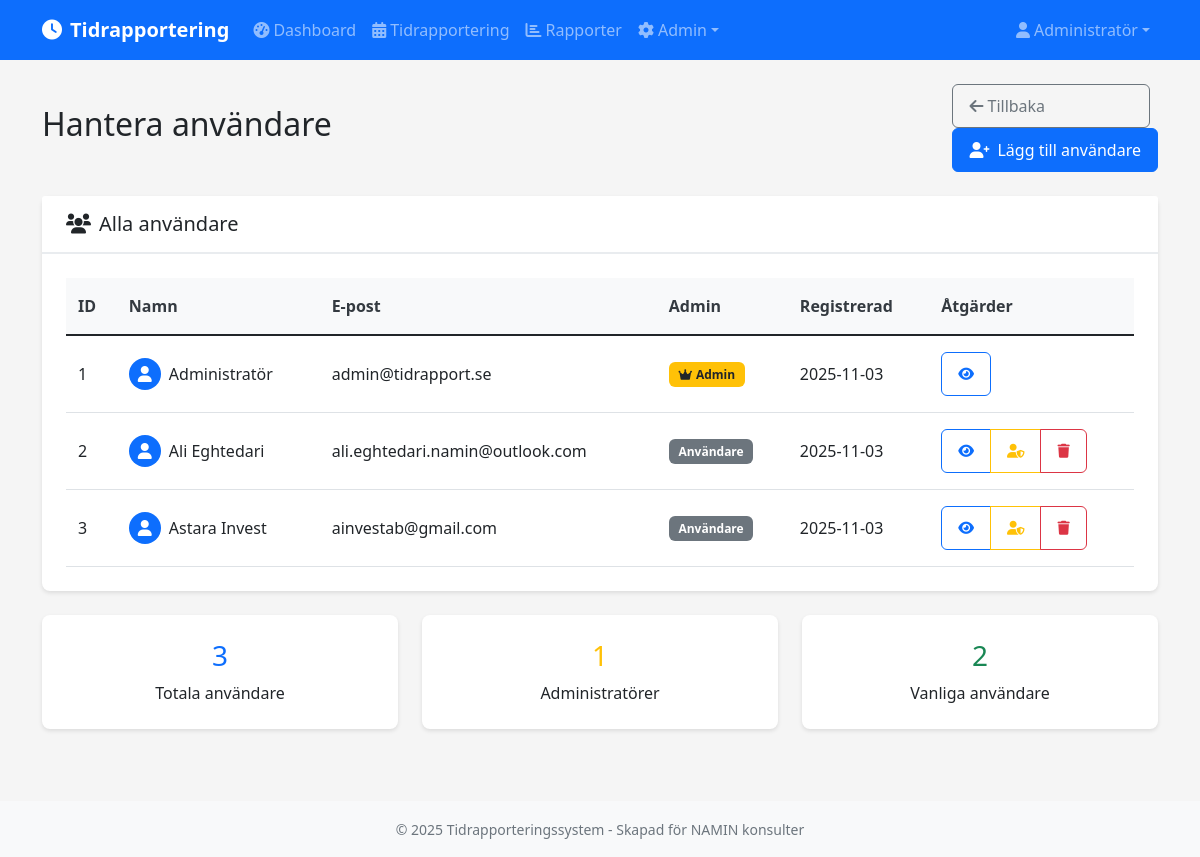
The app's page /admin/users (signed in) with its own data.
### app.py (models this page shows, shortened)
class User(UserMixin, db.Model):
    id = db.Column(db.Integer, primary_key=True)
    name = db.Column(db.String(100), nullable=False)
    email = db.Column(db.String(100), unique=True, nullable=False)
    password_hash = db.Column(db.String(128), nullable=False)
    is_admin = db.Column(db.Boolean, default=False)
    created_at = db.Column(db.DateTime, default=datetime.utcnow)
    time_entries = db.relationship('TimeEntry', backref='user', lazy=True)

### app.py (the view)
@app.route('/admin/users')
@login_required
@admin_required
def admin_users():
    users = User.query.all()
    return render_template('admin/users.html', users=users)

### app.py (called while the page is built)
@login_manager.user_loader
def load_user(user_id):
    return db.session.get(User, int(user_id))

def admin_required(f):
    @wraps(f)
    def decorated_function(*args, **kwargs):
        if not current_user.is_authenticated or not current_user.is_admin:
            flash('Du har inte behörighet att komma åt denna sida.', 'danger')
            return redirect(url_for('index'))
        return f(*args, **kwargs)
    return decorated_function

### templates/admin/users.html (shortened to what this page needs)
{% extends "base.html" %}
{% block content %}
<div class="d-flex justify-content-between align-items-center mb-4">
    <h2>Hantera användare</h2>
    <div>
        <a href="{{ url_for('admin') }}" class="btn btn-outline-secondary me-2">
            <i class="fas fa-arrow-left me-1"></i>Tillbaka
        </a>
        <a href="{{ url_for('register') }}" class="btn btn-primary">
            <i class="fas fa-user-plus me-2"></i>Lägg till användare
        </a>
    </div>
</div>
<div class="card">
    <div class="card-header">
        <h5 class="mb-0">
            <i class="fas fa-users me-2"></i>Alla användare
        </h5>
    </div>
    <div class="card-body">
        {% if users %}
        <div class="table-responsive">
            <table class="table table-hover">
                <thead>
                    <tr>
                        <th>ID</th>
                        <th>Namn</th>
                        <th>E-post</th>
                        <th>Admin</th>
                        <th>Registrerad</th>
                        <th>Åtgärder</th>
                    </tr>
                </thead>
                <tbody>
                    {% for user in users %}
                    <tr>
                        <td>{{ user.id }}</td>
                        <td>
                            <div class="d-flex align-items-center">
                                <div class="avatar-sm bg-primary rounded-circle d-flex align-items-center justify-content-center me-2">
                                    <i class="fas fa-user text-white"></i>
                                </div>
                                {{ user.name }}
                            </div>
                        </td>
                        <td>{{ user.email }}</td>
                        <td>
                            {% if user.is_admin %}
                                <span class="badge bg-warning text-dark">
                                    <i class="fas fa-crown me-1"></i>Admin
                                </span>
                            {% else %}
                                <span class="badge bg-secondary">Användare</span>
                            {% endif %}
                        </td>
                        <td>{{ user.created_at.strftime('%Y-%m-%d') }}</td>
                        <td>
                            <div class="btn-group" role="group">
                                <button class="btn btn-sm btn-outline-primary" onclick="viewUser({{ user.id }})">
                                    <i class="fas fa-eye"></i>
                                </button>
                                {% if not user.is_admin or user.id != current_user.id %}
                                <button class="btn btn-sm btn-outline-warning" onclick="toggleAdmin({{ user.id }}, {{ user.is_admin|lower }})">
                                    <i class="fas fa-user-shield"></i>
                                </button>
                                {% endif %}
                                {% if user.id != current_user.id %}
                                <button class="btn btn-sm btn-outline-danger" onclick="deleteUser({{ user.id }})">
                                    <i class="fas fa-trash"></i>
                                </button>
                                {% endif %}
                            </div>
                        </td>
                    </tr>
                    {% endfor %}
                </tbody>
            </table>
        </div>
        {% else %}
        <div class="text-center py-4">
            <i class="fas fa-users fa-3x text-muted mb-3"></i>
            <h5 class="text-muted">Inga användare hittades</h5>
            <p class="text-muted">Lägg till den första användaren.</p>
        </div>
        {% endif %}
    </div>
</div>
{% if users %}
<div class="row mt-4">
    <div class="col-md-4">
        <div class="card">
            <div class="card-body text-center">
                <h3 class="text-primary">{{ users|length }}</h3>
                <p class="mb-0">Totala användare</p>
            </div>
        </div>
    </div>
    <div class="col-md-4">
        <div class="card">
            <div class="card-body text-center">
                <h3 class="text-warning">{{ users|selectattr('is_admin')|list|length }}</h3>
                <p class="mb-0">Administratörer</p>
            </div>
        </div>
    </div>
    <div class="col-md-4">
        <div class="card">
            <div class="card-body text-center">
                <h3 class="text-success">{{ (users|length) - (users|selectattr('is_admin')|list|length) }}</h3>
                <p class="mb-0">Vanliga användare</p>
            </div>
        </div>
    </div>
</div>
{% endif %}
{% endblock %}

### templates/base.html (shortened to what this page needs)
<!DOCTYPE html>
<html lang="sv">
<head>
    <link href="https://cdn.jsdelivr.net/npm/bootstrap@5.1.3/dist/css/bootstrap.min.css" rel="stylesheet">
    <link href="https://cdnjs.cloudflare.com/ajax/libs/font-awesome/6.0.0/css/all.min.css" rel="stylesheet">
    <link href="{{ url_for('static', filename='css/style.css') }}" rel="stylesheet">
</head>
<body>
    <nav class="navbar navbar-expand-lg navbar-dark bg-primary">
        <div class="container">
            <a class="navbar-brand" href="{{ url_for('index') }}">
                <i class="fas fa-clock me-2"></i>Tidrapportering
            </a>
            <div class="collapse navbar-collapse" id="navbarNav">
                <ul class="navbar-nav me-auto">
                    {% if current_user.is_authenticated %}
                        <li class="nav-item">
                            <a class="nav-link" href="{{ url_for('dashboard') }}">
                                <i class="fas fa-tachometer-alt me-1"></i>Dashboard
                            </a>
                        </li>
                        <li class="nav-item">
                            <a class="nav-link" href="{{ url_for('calendar_view') }}">
                                <i class="fas fa-calendar-alt me-1"></i>Tidrapportering
                            </a>
                        </li>
                        <li class="nav-item">
                            <a class="nav-link" href="{{ url_for('reports') }}">
                                <i class="fas fa-chart-bar me-1"></i>Rapporter
                            </a>
                        </li>
                        {% if current_user.is_admin %}
                        <li class="nav-item dropdown">
                            <a class="nav-link dropdown-toggle" href="#" id="adminDropdown" role="button" data-bs-toggle="dropdown">
                                <i class="fas fa-cog me-1"></i>Admin
                            </a>
                        </li>
                        {% endif %}
                    {% endif %}
                </ul>
                <ul class="navbar-nav">
                    {% if current_user.is_authenticated %}
                        <li class="nav-item dropdown">
                            <a class="nav-link dropdown-toggle" href="#" id="userDropdown" role="button" data-bs-toggle="dropdown">
                                <i class="fas fa-user me-1"></i>{{ current_user.name }}
                            </a>
                        </li>
                    {% endif %}
                </ul>
            </div>
        </div>
    </nav>
    <main class="container my-4">
        {% block content %}{% endblock %}
    </main>
    <footer class="bg-light mt-5 py-3">
        <div class="container text-center">
            <small class="text-muted">© 2025 Tidrapporteringssystem - Skapad för NAMIN konsulter</small>
        </div>
    </footer>
</body>
</html>

### static/css/style.css (style rules this page uses)
:root { --primary-color: #007bff; --success-color: #28a745; --info-color: #17a2b8; --warning-color: #ffc107; --danger-color: #dc3545; --light-color: #f8f9fa; --dark-color: #343a40; }
body { font-family: 'Segoe UI', Tahoma, Geneva, Verdana, sans-serif; background-color: #f5f5f5; -webkit-text-size-adjust: 100%; -webkit-touch-callout: none; }
.btn, .nav-link, .dropdown-toggle { min-height: 44px; display: flex; align-items: center; }
.table-responsive { -webkit-overflow-scrolling: touch; }
.navbar-brand { font-weight: 600; font-size: 1.25rem; }
.card { border: none; box-shadow: 0 2px 4px rgba(0,0,0,0.1); border-radius: 8px; margin-bottom: 1.5rem; }
.card-header { background-color: white; border-bottom: 2px solid #e9ecef; font-weight: 600; padding: 1rem 1.5rem; }
.card-body { padding: 1.5rem; }
.btn { border-radius: 6px; font-weight: 500; padding: 0.5rem 1rem; transition: all 0.2s ease-in-out; }
.btn-group .btn { transform: none; box-shadow: none; }
.table { margin-bottom: 0; }
.table th { border-top: none; font-weight: 600; color: var(--dark-color); background-color: var(--light-color); padding: 1rem 0.75rem; }
.table td { padding: 1rem 0.75rem; vertical-align: middle; }
.badge { font-size: 0.75rem; padding: 0.4rem 0.6rem; border-radius: 6px; }
.avatar-sm { width: 32px; height: 32px; }

### templates/admin/users.html (style rules this page uses)
.avatar-sm { width: 32px; height: 32px; }

### records on screen
User: name "Administratör", id "1", email "admin@tidrapport.se", is_admin True (drawn), created_at "2025-11-03"
User: id "2", name "Ali Eghtedari", email "ali.eghtedari.namin@outlook.com", is_admin "Användare", created_at "2025-11-03"
User: id "3", name "Astara Invest", email "ainvestab@gmail.com", is_admin "Användare", created_at "2025-11-03"

### other values on screen
{{ users|length }} "3"
{{ users|selectattr('is_admin')|list|length }} "1"
{{ (users|length) - (users|selectattr('is_admin')|list|length) }} "2"
